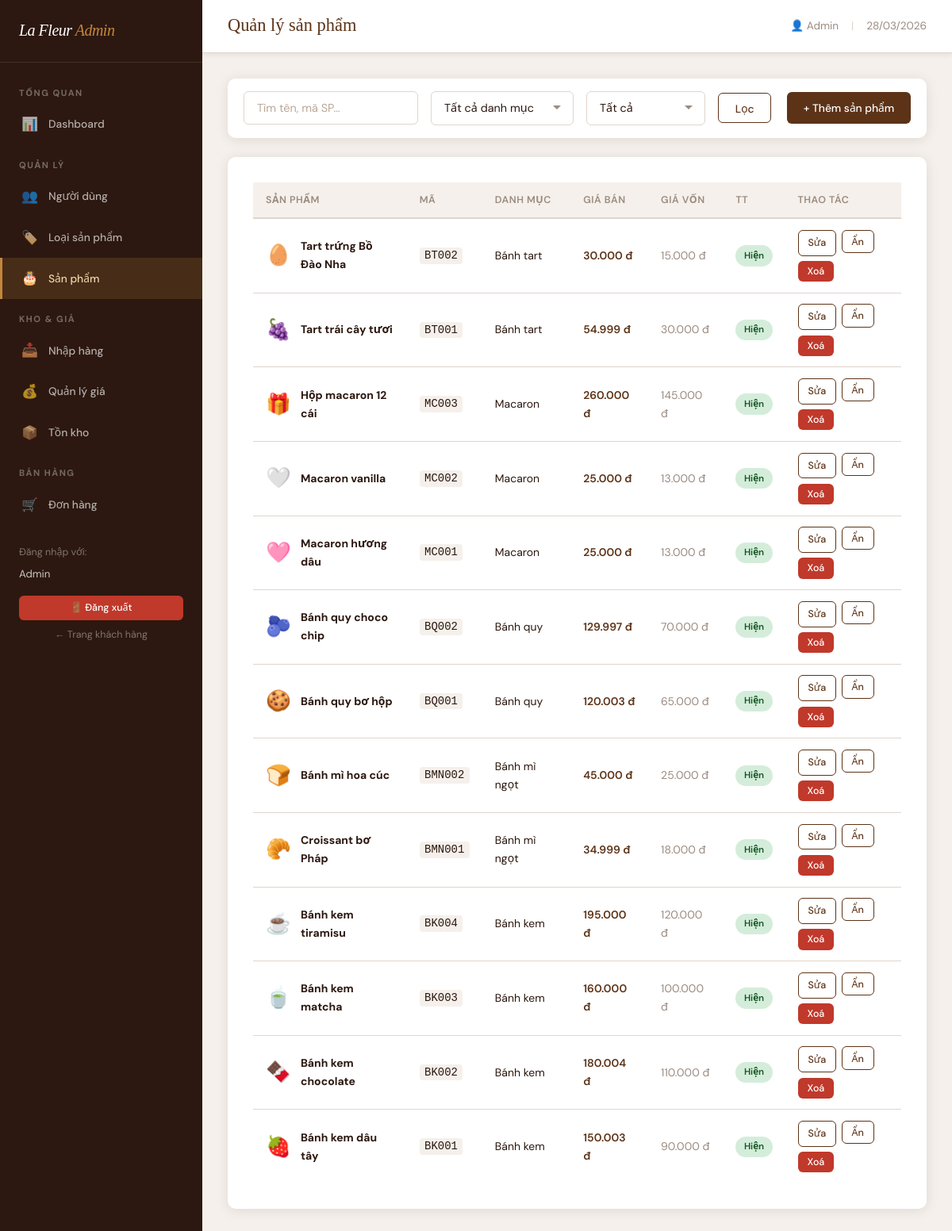
/admin/admin_products.php (signed in), run on the app's committed database.
### tables this page shows
CREATE TABLE products (
    id              INT UNSIGNED AUTO_INCREMENT PRIMARY KEY,
    category_id     INT UNSIGNED NOT NULL,
    code            VARCHAR(50)  NOT NULL UNIQUE,
    name            VARCHAR(200) NOT NULL,
    emoji           VARCHAR(10)  DEFAULT '',
    description     TEXT,
    image_path      VARCHAR(300) DEFAULT '',       
    unit            VARCHAR(30)  DEFAULT 'cái',
     
    cost_price      DECIMAL(12,2) NOT NULL DEFAULT 0,    
    profit_rate     DECIMAL(5,2)  NOT NULL DEFAULT 0,    
     
    stock           INT          NOT NULL DEFAULT 0,
    is_active       TINYINT(1)  NOT NULL DEFAULT 1,      
    created_at      DATETIME    NOT NULL DEFAULT CURRENT_TIMESTAMP,
    FOREIGN KEY (category_id) REFERENCES categories(id) ON UPDATE CASCADE
);

CREATE TABLE categories (
    id          INT UNSIGNED AUTO_INCREMENT PRIMARY KEY,
    name        VARCHAR(100) NOT NULL,
    emoji       VARCHAR(10)  DEFAULT '',
    description TEXT,
    is_active   TINYINT(1)  NOT NULL DEFAULT 1,
    created_at  DATETIME    NOT NULL DEFAULT CURRENT_TIMESTAMP
);

### includes/functions.php (called while the page is built, shortened)
<?php
function h(string $s): string {
    return htmlspecialchars($s, ENT_QUOTES | ENT_HTML5, 'UTF-8');
}
function format_currency(float $n): string {
    return number_format($n, 0, ',', '.') . ' đ';
}
function calc_sell_price(float $costPrice, float $profitRate): float {
    return round($costPrice * (1 + $profitRate / 100));
}
function sanitize_int(mixed $v, int $default = 0): int {
    return filter_var($v, FILTER_VALIDATE_INT) !== false ? (int)$v : $default;
}

### includes/db.php (called while the page is built, shortened)
<?php
function db(): PDO {
    static $pdo = null;
    if ($pdo === null) {
        $dsn = 'mysql:host=' . DB_HOST . ';dbname=' . DB_NAME . ';charset=' . DB_CHARSET;
        $options = [
            PDO::ATTR_ERRMODE            => PDO::ERRMODE_EXCEPTION,
            PDO::ATTR_DEFAULT_FETCH_MODE => PDO::FETCH_ASSOC,
            PDO::ATTR_EMULATE_PREPARES   => false,
        ];
        try {
            $pdo = new PDO($dsn, DB_USER, DB_PASS, $options);
        } catch (PDOException $e) {
            error_log('DB Connection error: ' . $e->getMessage());
            die('<div style="font-family:sans-serif;padding:2rem;color:#c0392b">
                    ⚠️ Không thể kết nối cơ sở dữ liệu. Vui lòng thử lại sau.
                 </div>');
        }
    }
    return $pdo;
}
function db_query(string $sql, array $params = []): array {
    $stmt = db()->prepare($sql);
    $stmt->execute($params);
    return $stmt->fetchAll();
}
function db_val(string $sql, array $params = []): mixed {
    $stmt = db()->prepare($sql);
    $stmt->execute($params);
    $row = $stmt->fetch(PDO::FETCH_NUM);
    return $row ? $row[0] : null;
}
function db_paginate(string $sql, array $params, int $page, int $perPage = PAGE_SIZE): array {
    $countSql = 'SELECT COUNT(*) FROM (' . $sql . ') AS _cnt';
    $total = (int) db_val($countSql, $params);
    $pages = max(1, (int) ceil($total / $perPage));
    $page  = max(1, min($page, $pages));
    $offset = ($page - 1) * $perPage;
    $items = db_query($sql . " LIMIT $perPage OFFSET $offset", $params);
    return ['items' => $items, 'total' => $total, 'pages' => $pages, 'page' => $page, 'perPage' => $perPage];
}

### admin/admin_products.php (the view, shortened to what this page needs)
<?php
require_once __DIR__ . '/../includes/db.php';
require_once __DIR__ . '/../includes/functions.php';
require_once __DIR__ . '/admin_layout.php';
$search = trim($_GET['search']??'');
$page   = max(1,sanitize_int($_GET['page']??1));
$where=['1=1']; $params=[];
$sql = 'SELECT p.*,c.name AS cat_name FROM products p JOIN categories c ON c.id=p.category_id WHERE '.implode(' AND ',$where).' ORDER BY p.id DESC';
$paged = db_paginate($sql,$params,$page,ADMIN_PAGE_SIZE);
?>
<div class="filter-bar card" style="margin-bottom:1.5rem">
  <form method="GET" style="display:flex;gap:1rem;flex-wrap:wrap;align-items:center">
    <input type="text" name="search" value="<?= h($search) ?>" class="form-control" placeholder="Tìm tên, mã SP…" style="width:220px">
    <select name="cat" class="form-control" style="width:180px">
      <option value="">Tất cả danh mục</option>
    </select>
    <select name="status" class="form-control" style="width:150px">
      <option value="">Tất cả</option>
    </select>
    <button type="submit" class="btn btn-outline">Lọc</button>
    <a href="?add=1" class="btn btn-primary" style="margin-left:auto">+ Thêm sản phẩm</a>
  </form>
</div>
<div class="card">
  <table class="admin-table">
    <thead><tr><th>Sản phẩm</th><th>Mã</th><th>Danh mục</th><th>Giá bán</th><th>Giá vốn</th><th>TT</th><th>Thao tác</th></tr></thead>
    <tbody>
      <?php foreach ($paged['items'] as $p):
        $sell = calc_sell_price($p['cost_price'], $p['profit_rate']);
        $thumb = $p['image_path']
          ? '<img src="'.BASE_URL.'/uploads/products/'.h($p['image_path']).'" style="width:40px;height:40px;object-fit:cover;border-radius:6px" alt="">'
          : '<span style="font-size:1.6rem">'.h($p['emoji']).'</span>';
      ?>
      <tr>
        <td><div style="display:flex;align-items:center;gap:.75rem"><?= $thumb ?><strong><?= h($p['name']) ?></strong></div></td>
        <td><code style="background:var(--bg);padding:.15rem .4rem;border-radius:4px"><?= h($p['code']) ?></code></td>
        <td><?= h($p['cat_name']) ?></td>
        <td style="color:var(--primary);font-weight:600"><?= format_currency($sell) ?></td>
        <td style="color:var(--muted)"><?= $p['cost_price']>0 ? format_currency($p['cost_price']) : '—' ?></td>
        <td><span class="badge <?= $p['is_active']?'badge-success':'badge-danger' ?>"><?= $p['is_active']?'Hiện':'Ẩn' ?></span></td>
        <td>
          <div style="display:flex;gap:.4rem;flex-wrap:wrap">
            <a href="?edit=<?= $p['id'] ?>" class="btn btn-sm btn-outline">Sửa</a>
            <form method="POST" style="display:inline"><?= csrf_field() ?>
              <button class="btn btn-sm <?= $p['is_active']?'btn-outline':'btn-success' ?>"><?= $p['is_active']?'Ẩn':'Hiện' ?></button>
            </form>
            <form method="POST" style="display:inline" onsubmit="return confirm('Xoá/ẩn sản phẩm này?')"><?= csrf_field() ?>
              <button class="btn btn-sm btn-danger">Xoá</button>
            </form>
          </div>
        </td>
      </tr>
      <?php endforeach; ?>
    </tbody>
  </table>
</div>

### assets/css/style.css (style rules this page uses)
:root { --cream: #FBF7F2; --cream-dark: #F0E8DE; --espresso: #2C1810; --chocolate: #5C3317; --caramel: #C4863C; --caramel-light: #EDD5A8; --rose: #C97B6A; --rose-light: #F5E0DA; --sage: #8A9E82; --white: #FFFFFF; --gray-light: #F5F0EB; --gray: #9B8B80; --border: #E0D5CC; --shadow: rgba(44,24,16,0.10); --shadow-lg: rgba(44,24,16,0.18); --font-display: 'Playfair Display', Georgia, serif; --font-body: 'DM Sans', system-ui, sans-serif; --radius: 10px; --radius-sm: 6px; --primary: #5C3317; --muted: #9B8B80; --bg: #F5F0EB; }
* { margin: 0; padding: 0; box-sizing: border-box; }
body { font-family: var(--font-body); background: var(--cream); color: var(--espresso); line-height: 1.65; min-height: 100vh; }
a { text-decoration: none; color: inherit; }
.btn { display: inline-flex; align-items: center; gap: 0.4rem; padding: 0.55rem 1.3rem; border-radius: var(--radius-sm); font-family: var(--font-body); font-size: 0.86rem; font-weight: 500; cursor: pointer; border: none; transition: all 0.2s; white-space: nowrap; }
.btn-primary { background: var(--chocolate); color: var(--white); }
.btn-outline { background: transparent; color: var(--chocolate); border: 1.5px solid var(--chocolate); }
.btn-danger { background: #C0392B; color: white; }
.btn-sm { padding: 0.32rem 0.75rem; font-size: 0.78rem; }
.card { background: var(--white); border-radius: var(--radius); box-shadow: 0 2px 16px var(--shadow); padding: 2rem; }
.form-control { width: 100%; padding: 0.68rem 1rem; border: 1.5px solid var(--border); border-radius: var(--radius-sm); font-family: var(--font-body); font-size: 0.9rem; color: var(--espresso); background: var(--white); transition: border-color 0.2s, box-shadow 0.2s; outline: none; }
.form-control::placeholder { color: #BBA898; }
select.form-control { appearance: none; cursor: pointer; background-repeat: no-repeat; background-position: right 0.9rem center; padding-right: 2.2rem; }
.badge { padding: 0.22rem 0.65rem; border-radius: 20px; font-size: 0.73rem; font-weight: 600; display: inline-block; white-space: nowrap; }
.badge-success { background: #D4EDDA; color: #155724; }
.admin-body { background: var(--gray-light); }
.admin-table { width: 100%; border-collapse: collapse; font-size: 0.875rem; }
.admin-table th { background: var(--gray-light); padding: 0.75rem 1rem; text-align: left; font-weight: 600; font-size: 0.78rem; color: var(--gray); text-transform: uppercase; letter-spacing: 0.5px; border-bottom: 2px solid var(--border); white-space: nowrap; }
.admin-table td { padding: 0.85rem 1rem; border-bottom: 1px solid var(--border); vertical-align: middle; color: var(--espresso); }
.admin-table tr:last-child td { border-bottom: none; }
.filter-bar { padding: 1rem 1.25rem; }

### data on the page
products: emoji "🥚", name "Tart trứng Bồ Đào Nha", code "BT002", category.name "Bánh tart", format_currency($sell) "30.000 đ", cost_price "15.000 đ", is_active "Hiện"
products: emoji "🍇", name "Tart trái cây tươi", code "BT001", category.name "Bánh tart", format_currency($sell) "54.999 đ", cost_price "30.000 đ", is_active "Hiện"
products: emoji "🎁", name "Hộp macaron 12 cái", code "MC003", category.name "Macaron", format_currency($sell) "260.000 đ", cost_price "145.000 đ", is_active "Hiện"
products: emoji "🤍", name "Macaron vanilla", code "MC002", category.name "Macaron", format_currency($sell) "25.000 đ", cost_price "13.000 đ", is_active "Hiện"
products: emoji "🩷", name "Macaron hương dâu", code "MC001", category.name "Macaron", format_currency($sell) "25.000 đ", cost_price "13.000 đ", is_active "Hiện"
products: emoji "🫐", name "Bánh quy choco chip", code "BQ002", category.name "Bánh quy", format_currency($sell) "129.997 đ", cost_price "70.000 đ", is_active "Hiện"
products: emoji "🍪", name "Bánh quy bơ hộp", code "BQ001", category.name "Bánh quy", format_currency($sell) "120.003 đ", cost_price "65.000 đ", is_active "Hiện"
products: emoji "🍞", name "Bánh mì hoa cúc", code "BMN002", category.name "Bánh mì ngọt", format_currency($sell) "45.000 đ", cost_price "25.000 đ", is_active "Hiện"
products: emoji "🥐", name "Croissant bơ Pháp", code "BMN001", category.name "Bánh mì ngọt", format_currency($sell) "34.999 đ", cost_price "18.000 đ", is_active "Hiện"
products: emoji "☕", name "Bánh kem tiramisu", code "BK004", category.name "Bánh kem", format_currency($sell) "195.000 đ", cost_price "120.000 đ", is_active "Hiện"
products: emoji "🍵", name "Bánh kem matcha", code "BK003", category.name "Bánh kem", format_currency($sell) "160.000 đ", cost_price "100.000 đ", is_active "Hiện"
products: emoji "🍫", name "Bánh kem chocolate", code "BK002", category.name "Bánh kem", format_currency($sell) "180.004 đ", cost_price "110.000 đ", is_active "Hiện"
products: emoji "🍓", name "Bánh kem dâu tây", code "BK001", category.name "Bánh kem", format_currency($sell) "150.003 đ", cost_price "90.000 đ", is_active "Hiện"

### other printed values
$sections[$key] "TỔNG QUAN"
$icon "📊"
$label "Dashboard"
$sections[$key] "QUẢN LÝ"
$icon "👥"
$label "Người dùng"
$icon "🏷️"
$label "Loại sản phẩm"
$icon "🎂"
$label "Sản phẩm"
$sections[$key] "KHO & GIÁ"
$icon "📥"
$label "Nhập hàng"
$icon "💰"
$label "Quản lý giá"
